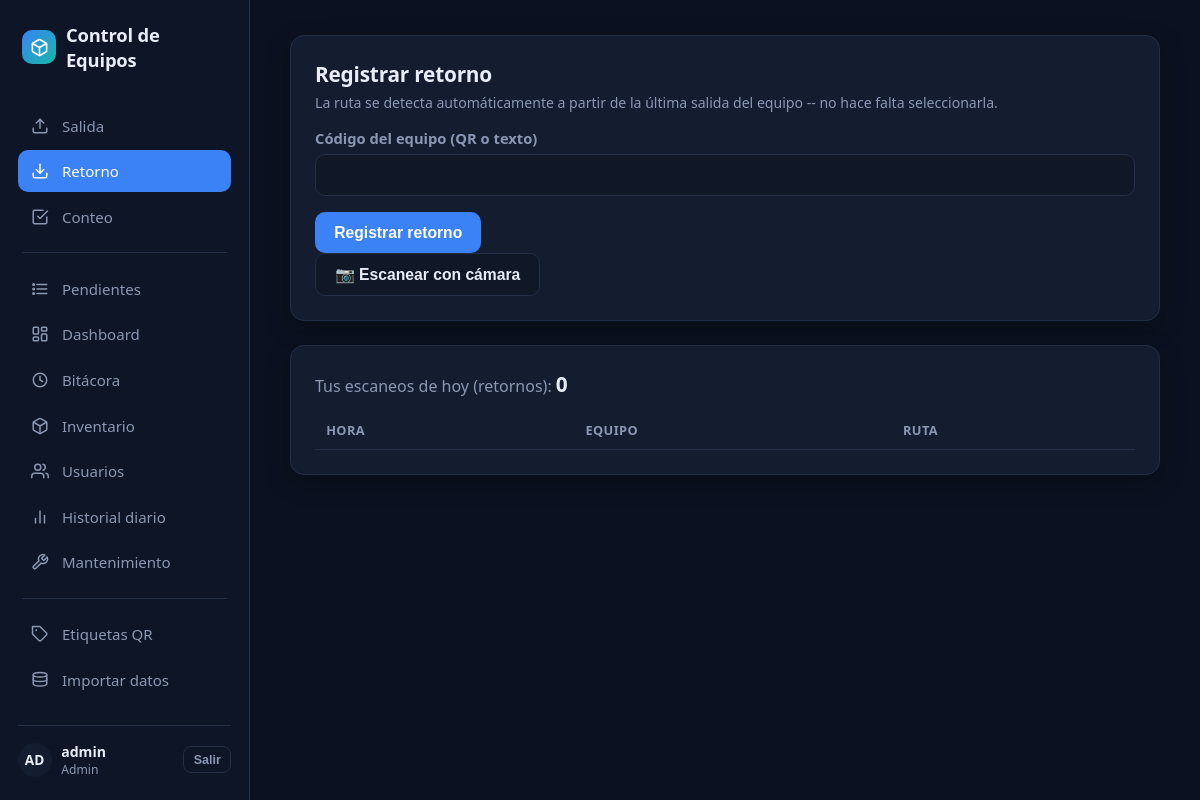
/retorno (signed in), run on the app's committed database.
### tables this page shows
CREATE TABLE "usuarios" (
    id      INTEGER PRIMARY KEY AUTOINCREMENT,
    nombre  TEXT NOT NULL UNIQUE,
    activo  BOOLEAN NOT NULL DEFAULT 1
, password_hash TEXT NOT NULL DEFAULT '', rol TEXT NOT NULL DEFAULT 'operador' CHECK (rol IN ('admin','operador')));

### app/escaneo.py (the view, shortened to what this page needs)
@bp.route("/retorno", methods=["GET", "POST"])
@login_required
def retorno():
    db = get_db()
    return render_template("escaneo/retorno.html", contador=_contador_turno(db, "retorno"), ultimos=_ultimos(db, "retorno"))

### app/auth.py (called while the page is built)
def cargar_usuario(usuario_id: str):
    fila = get_db().execute(
        "SELECT id, nombre, rol FROM usuarios WHERE id = ? AND activo = 1", (usuario_id,)
    ).fetchone()
    return Usuario(fila["id"], fila["nombre"], fila["rol"]) if fila else None

### app/db.py (called while the page is built)
def get_db() -> sqlite3.Connection:
    if "db" not in g:
        g.db = sqlite3.connect(current_app.config["DATABASE"])
        g.db.row_factory = sqlite3.Row
        g.db.execute("PRAGMA foreign_keys = ON")
        g.db.execute("PRAGMA journal_mode = WAL")
        g.db.execute("PRAGMA busy_timeout = 5000")
    return g.db

### app/escaneo.py (called while the page is built)
def _contador_turno(db, tipo: str) -> int:
    return db.execute(
        """SELECT COUNT(*) AS n FROM movimientos
           WHERE operador_id = ? AND tipo = ? AND condicion IS NULL
             AND date(timestamp) = date('now','localtime')""",
        (current_user.id, tipo),
    ).fetchone()["n"]

def _ultimos(db, tipo: str):
    filas = db.execute(
        """SELECT time(m.timestamp) AS hora, e.id_interno, r.codigo AS ruta
           FROM movimientos m
           JOIN equipos e ON e.id = m.equipo_id
           JOIN rutas r ON r.id = m.ruta_id
           WHERE m.operador_id = ? AND m.tipo = ? AND m.condicion IS NULL
             AND date(m.timestamp) = date('now','localtime')
           ORDER BY m.id DESC LIMIT 10""",
        (current_user.id, tipo),
    ).fetchall()
    return [[f["hora"], f["id_interno"], f["ruta"]] for f in filas]

### app/templates/escaneo/retorno.html (shortened to what this page needs)
{% extends "base.html" %}
{% block contenido %}
<div class="tarjeta">
  <h2>Registrar retorno</h2>
  <p class="ayuda">La ruta se detecta automáticamente a partir de la última salida del equipo -- no hace falta seleccionarla.</p>
  <form method="post">
    <label for="id_interno">Código del equipo (QR o texto)</label>
    <input type="text" id="id_interno" name="id_interno" autocomplete="off" autofocus>
    <button type="submit">Registrar retorno</button>
  </form>
  <button type="button" id="btn-camara" class="secundario">📷 Escanear con cámara</button>
</div>
<div class="tarjeta">
  {% set etiqueta = 'retornos' %}
  {% include 'escaneo/_panel.html' %}
</div>
{% endblock %}

### app/templates/base.html (shortened to what this page needs)
<!doctype html>
<html lang="es">
<head>
</head>
<body>
{% macro icono(nombre) -%}
{% if nombre == 'salida' %}<svg viewBox="0 0 24 24" fill="none" stroke="currentColor" stroke-width="2" stroke-linecap="round" stroke-linejoin="round"><path d="M21 15v4a2 2 0 0 1-2 2H5a2 2 0 0 1-2-2v-4"/><polyline points="17 8 12 3 7 8"/><line x1="12" y1="3" x2="12" y2="15"/></svg>
{%- elif nombre == 'retorno' %}<svg viewBox="0 0 24 24" fill="none" stroke="currentColor" stroke-width="2" stroke-linecap="round" stroke-linejoin="round"><path d="M21 15v4a2 2 0 0 1-2 2H5a2 2 0 0 1-2-2v-4"/><polyline points="7 10 12 15 17 10"/><line x1="12" y1="15" x2="12" y2="3"/></svg>
{%- elif nombre == 'dashboard' %}<svg viewBox="0 0 24 24" fill="none" stroke="currentColor" stroke-width="2" stroke-linecap="round" stroke-linejoin="round"><rect x="3" y="3" width="7" height="9" rx="1.5"/><rect x="14" y="3" width="7" height="5" rx="1.5"/><rect x="14" y="12" width="7" height="9" rx="1.5"/><rect x="3" y="16" width="7" height="5" rx="1.5"/></svg>
{%- elif nombre == 'bitacora' %}<svg viewBox="0 0 24 24" fill="none" stroke="currentColor" stroke-width="2" stroke-linecap="round" stroke-linejoin="round"><circle cx="12" cy="12" r="9"/><polyline points="12 7 12 12 15.5 14"/></svg>
{%- elif nombre == 'inventario' %}<svg viewBox="0 0 24 24" fill="none" stroke="currentColor" stroke-width="2" stroke-linecap="round" stroke-linejoin="round"><path d="M21 16V8a2 2 0 0 0-1-1.73l-7-4a2 2 0 0 0-2 0l-7 4A2 2 0 0 0 3 8v8a2 2 0 0 0 1 1.73l7 4a2 2 0 0 0 2 0l7-4A2 2 0 0 0 21 16z"/><polyline points="3.27 6.96 12 12.01 20.73 6.96"/><line x1="12" y1="22.08" x2="12" y2="12"/></svg>
{%- elif nombre == 'usuarios' %}<svg viewBox="0 0 24 24" fill="none" stroke="currentColor" stroke-width="2" stroke-linecap="round" stroke-linejoin="round"><path d="M17 21v-2a4 4 0 0 0-4-4H5a4 4 0 0 0-4 4v2"/><circle cx="9" cy="7" r="4"/><path d="M23 21v-2a4 4 0 0 0-3-3.87"/><path d="M16 3.13a4 4 0 0 1 0 7.75"/></svg>
{%- elif nombre == 'etiquetas' %}<svg viewBox="0 0 24 24" fill="none" stroke="currentColor" stroke-width="2" stroke-linecap="round" stroke-linejoin="round"><path d="M20.59 13.41 13.42 20.58a2 2 0 0 1-2.83 0L2 12V2h10l8.59 8.59a2 2 0 0 1 0 2.82Z"/><circle cx="7" cy="7" r="1.2" fill="currentColor" stroke="none"/></svg>
{%- elif nombre == 'datos' %}<svg viewBox="0 0 24 24" fill="none" stroke="currentColor" stroke-width="2" stroke-linecap="round" stroke-linejoin="round"><ellipse cx="12" cy="5" rx="9" ry="3"/><path d="M3 5v6c0 1.66 4 3 9 3s9-1.34 9-3V5"/><path d="M3 11v6c0 1.66 4 3 9 3s9-1.34 9-3v-6"/></svg>
{%- elif nombre == 'historial-diario' %}<svg viewBox="0 0 24 24" fill="none" stroke="currentColor" stroke-width="2" stroke-linecap="round" stroke-linejoin="round"><line x1="18" y1="20" x2="18" y2="10"/><line x1="12" y1="20" x2="12" y2="4"/><line x1="6" y1="20" x2="6" y2="14"/></svg>
{%- elif nombre == 'conteo' %}<svg viewBox="0 0 24 24" fill="none" stroke="currentColor" stroke-width="2" stroke-linecap="round" stroke-linejoin="round"><path d="M9 11l3 3L22 4"/><path d="M21 12v7a2 2 0 0 1-2 2H5a2 2 0 0 1-2-2V5a2 2 0 0 1 2-2h11"/></svg>
{%- elif nombre == 'pendientes' %}<svg viewBox="0 0 24 24" fill="none" stroke="currentColor" stroke-width="2" stroke-linecap="round" stroke-linejoin="round"><line x1="8" y1="6" x2="21" y2="6"/><line x1="8" y1="12" x2="21" y2="12"/><line x1="8" y1="18" x2="21" y2="18"/><circle cx="3.5" cy="6" r="1" fill="currentColor"/><circle cx="3.5" cy="12" r="1" fill="currentColor"/><circle cx="3.5" cy="18" r="1" fill="currentColor"/></svg>
{%- elif nombre == 'mantenimiento' %}<svg viewBox="0 0 24 24" fill="none" stroke="currentColor" stroke-width="2" stroke-linecap="round" stroke-linejoin="round"><path d="M14.7 6.3a1 1 0 0 0 0 1.4l1.6 1.6a1 1 0 0 0 1.4 0l3.77-3.77a6 6 0 0 1-7.94 7.94l-6.91 6.91a2.12 2.12 0 0 1-3-3l6.91-6.91a6 6 0 0 1 7.94-7.94l-3.76 3.76z"/></svg>
{%- endif %}
{%- endmacro %}
<div class="app-shell">
  {% if current_user.is_authenticated %}
  <aside class="sidebar">
    <a class="marca" href="{{ url_for('escaneo.salida') }}">
      <span class="icono-marca">
      </span>
      Control de Equipos
    </a>
    <nav>
      <a href="{{ url_for('escaneo.salida') }}" class="{{ 'activo' if request.endpoint == 'escaneo.salida' }}">{{ icono('salida') }}<span>Salida</span></a>
      <a href="{{ url_for('escaneo.retorno') }}" class="{{ 'activo' if request.endpoint == 'escaneo.retorno' }}">{{ icono('retorno') }}<span>Retorno</span></a>
      <a href="{{ url_for('conteo.ver') }}" class="{{ 'activo' if request.endpoint and request.endpoint.startswith('conteo.') }}">{{ icono('conteo') }}<span>Conteo</span></a>
      {% if current_user.rol == 'admin' %}
      <div class="separador"></div>
      <a href="{{ url_for('pendientes.ver') }}" class="{{ 'activo' if request.endpoint == 'pendientes.ver' }}">{{ icono('pendientes') }}<span>Pendientes</span></a>
      <a href="{{ url_for('dashboard.ver') }}" class="{{ 'activo' if request.endpoint == 'dashboard.ver' }}">{{ icono('dashboard') }}<span>Dashboard</span></a>
      <a href="{{ url_for('bitacora.ver') }}" class="{{ 'activo' if request.endpoint == 'bitacora.ver' }}">{{ icono('bitacora') }}<span>Bitácora</span></a>
      <a href="{{ url_for('inventario.listado') }}" class="{{ 'activo' if request.endpoint and request.endpoint.startswith('inventario.') }}">{{ icono('inventario') }}<span>Inventario</span></a>
      <a href="{{ url_for('usuarios.listado') }}" class="{{ 'activo' if request.endpoint and request.endpoint.startswith('usuarios.') }}">{{ icono('usuarios') }}<span>Usuarios</span></a>
      <a href="{{ url_for('historial.ver') }}" class="{{ 'activo' if request.endpoint == 'historial.ver' }}">{{ icono('historial-diario') }}<span>Historial diario</span></a>
      <a href="{{ url_for('mantenimiento.ver') }}" class="{{ 'activo' if request.endpoint and request.endpoint.startswith('mantenimiento.') }}">{{ icono('mantenimiento') }}<span>Mantenimiento</span></a>
      <div class="separador"></div>
      <a href="{{ url_for('etiquetas.ver') }}" class="{{ 'activo' if request.endpoint and request.endpoint.startswith('etiquetas.') }}">{{ icono('etiquetas') }}<span>Etiquetas QR</span></a>
      <a href="{{ url_for('datos.ver') }}" class="{{ 'activo' if request.endpoint and request.endpoint.startswith('datos.') }}">{{ icono('datos') }}<span>Importar datos</span></a>
      {% endif %}
    </nav>
    <div class="usuario-box">
      <div class="avatar">{{ current_user.nombre[:2]|upper }}</div>
      <div class="datos">
        <div class="nombre">{{ current_user.nombre }}</div>
        <div class="rol">{{ 'Admin' if current_user.rol == 'admin' else 'Operador' }}</div>
      </div>
      <form method="post" action="{{ url_for('auth.logout') }}">
        <button type="submit" class="secundario">Salir</button>
      </form>
    </div>
  </aside>
  {% endif %}
  <div class="main-area">
    <main class="{{ '' if current_user.is_authenticated else 'centrado' }}">
      {% block contenido %}{% endblock %}
    </main>
  </div>
</div>
</body>
</html>

### app/templates/base.html (style rules this page uses)
:root { color-scheme: dark; --bg: #0b1120; --bg-sidebar: #0d1526; --bg-card: #141c30; --bg-card-soft: #101828; --border: #232e47; --text: #e8edf7; --text-muted: #8b98b3; --accent: #3b82f6; --accent-dark: #2563eb; --teal: #14b8a6; --amber: #f59e0b; --red: #ef4444; --green: #22c55e; --blue: #3b82f6; --radius: 14px; }
* { box-sizing: border-box; }
body { font-family: "Segoe UI", system-ui, -apple-system, Arial, sans-serif; margin: 0; background: var(--bg); color: var(--text); -webkit-font-smoothing: antialiased; }
a { color: inherit; }
.app-shell { display: flex; min-height: 100vh; }
.sidebar { width: 250px; flex-shrink: 0; background: var(--bg-sidebar); border-right: 1px solid var(--border); display: flex; flex-direction: column; padding: 1.4rem 1.1rem; }
.sidebar .marca { display: flex; align-items: center; gap: 0.6rem; font-weight: 800; font-size: 1.15rem; letter-spacing: -0.01em; text-decoration: none; color: var(--text); margin-bottom: 2rem; padding: 0 0.3rem; }
.sidebar .marca .icono-marca { width: 34px; height: 34px; border-radius: 10px; background: linear-gradient(135deg, var(--accent), var(--teal)); display: flex; align-items: center; justify-content: center; flex-shrink: 0; }
.sidebar nav { display: flex; flex-direction: column; gap: 0.2rem; flex: 1; }
.sidebar nav a { display: flex; align-items: center; gap: 0.8rem; padding: 0.7rem 0.85rem; border-radius: 10px; color: var(--text-muted); text-decoration: none; font-size: 0.94rem; font-weight: 500; transition: background 0.12s, color 0.12s; }
.sidebar nav a svg { width: 18px; height: 18px; flex-shrink: 0; }
.sidebar nav a.activo { background: var(--accent); color: white; }
.sidebar nav .separador { height: 1px; background: var(--border); margin: 0.7rem 0.3rem; }
.sidebar .usuario-box { border-top: 1px solid var(--border); padding-top: 1rem; margin-top: 1rem; display: flex; align-items: center; gap: 0.6rem; }
.sidebar .usuario-box .avatar { width: 34px; height: 34px; border-radius: 50%; background: var(--bg-card); display: flex; align-items: center; justify-content: center; font-weight: 700; font-size: 0.85rem; flex-shrink: 0; color: var(--text); }
.sidebar .usuario-box .datos { flex: 1; min-width: 0; }
.sidebar .usuario-box .nombre { font-size: 0.88rem; font-weight: 600; white-space: nowrap; overflow: hidden; text-overflow: ellipsis; }
.sidebar .usuario-box .rol { font-size: 0.76rem; color: var(--text-muted); }
.sidebar .usuario-box button { background: transparent; border: 1px solid var(--border); color: var(--text-muted); padding: 0.35rem 0.6rem; font-size: 0.78rem; border-radius: 8px; }
.main-area { flex: 1; min-width: 0; }
main { padding: 2.2rem 2.5rem 4rem; max-width: 1180px; margin: 0 auto; }
h1, h2, h3 { font-weight: 700; letter-spacing: -0.01em; }
h2 { font-size: 1.3rem; margin: 0 0 0.9rem; }
.tarjeta { background: var(--bg-card); border: 1px solid var(--border); border-radius: var(--radius); padding: 1.5rem; box-shadow: 0 8px 24px rgba(0,0,0,0.25); margin-bottom: 1.5rem; }
label { font-weight: 600; display: block; margin-bottom: 0.35rem; font-size: 0.92rem; color: var(--text-muted); }
input[type=text], input[type=password], input[type=date], input[type=number], select { font-size: 1.05rem; padding: 0.65rem 0.8rem; width: 100%; background: var(--bg-card-soft); border: 1px solid var(--border); color: var(--text); border-radius: 10px; margin-bottom: 1rem; outline: none; transition: border-color 0.12s; }
button, .boton { font-size: 0.98rem; font-weight: 600; padding: 0.7rem 1.2rem; border-radius: 10px; border: none; background: var(--accent); color: white; cursor: pointer; text-decoration: none; display: inline-block; transition: background 0.12s, transform 0.05s; }
button.secundario, .boton.secundario { background: var(--bg-card-soft); color: var(--text); border: 1px solid var(--border); }
.ayuda { color: var(--text-muted); font-size: 0.88rem; margin-top: -0.6rem; margin-bottom: 1rem; }

### data on the page
usuarios: nombre "AD", nombre "admin", rol "Admin"

### other printed values
{{ etiqueta }} "retornos"
{{ contador }} "0"
